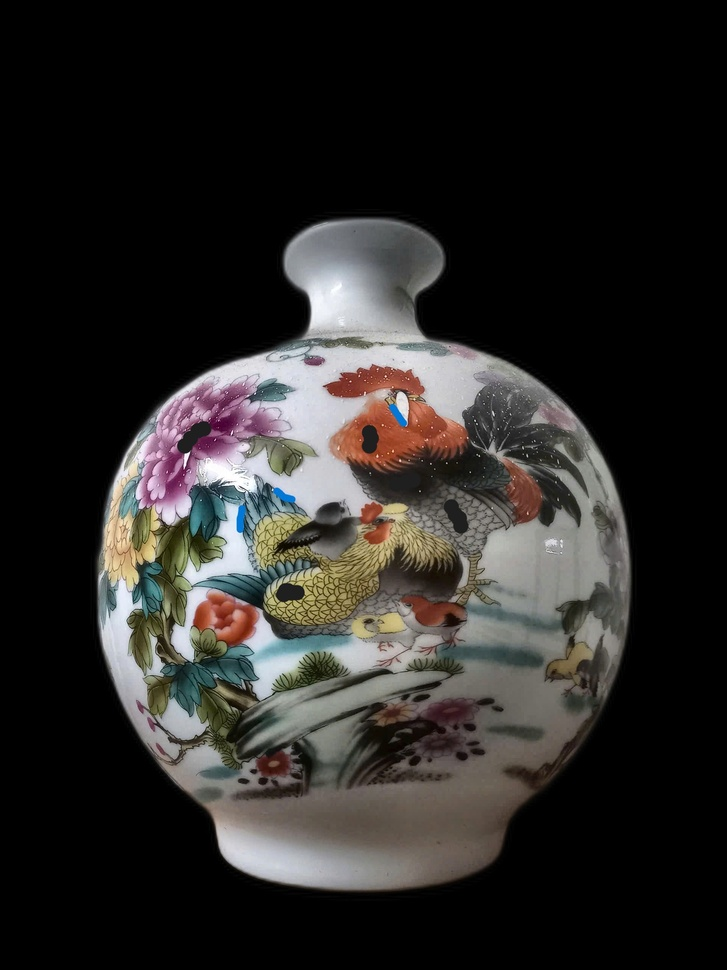
#> input picture Module4-main/image-damage-detection/images/16.jpg, 727 x 970 px, shrunk from 1920 x 2560 before the run, found by its file name
$ python find_large_ink_spots.py
#> lines starting #> are read from the running program, lines starting #| are printed output that depends on the picture; after the words box and inside, x2 and y2 are one past the last pixel; in counts of white or black regions, pixels touching at a corner belong together
import cv2
import numpy as np
import os

PROJECT_ROOT = r"C:\Users\Admin\Documents\Module4-main\Module4-main\image-damage-detection"
ret_bgr = cv2.imread(os.path.join(PROJECT_ROOT, "images", "16.jpg"))
#> ret_bgr is the input picture: shape (970, 727, 3); mean B, G, R 38.8, 40.8, 42.9
prod_bgr = cv2.imread(os.path.join(PROJECT_ROOT, "images", "1.jpg"))
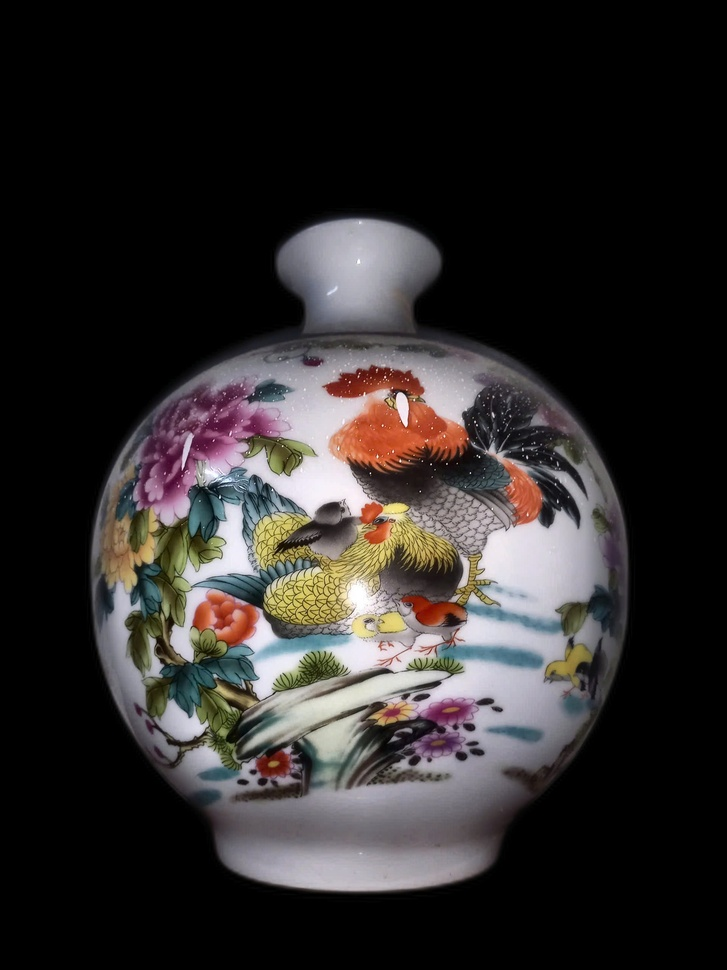
#> input picture Module4-main/image-damage-detection/images/1.jpg, 727 x 970 px, shrunk from 1920 x 2560 before the run, found by its file name
#> prod_bgr is the input picture: shape (970, 727, 3); mean B, G, R 42.2, 42.9, 46.4
artifact_dir = r"C:\Users\Admin\.gemini\antigravity\brain\d4e14bb1-53b4-4214-92b9-70b8003c37fd"

# Let's find all regions where 16.jpg is very dark (< 50) and 1.jpg is much brighter (> 90)
# on the full resolution 2560x1920
# First align roughly or use registration
ret_gray = cv2.cvtColor(ret_bgr, cv2.COLOR_BGR2GRAY)
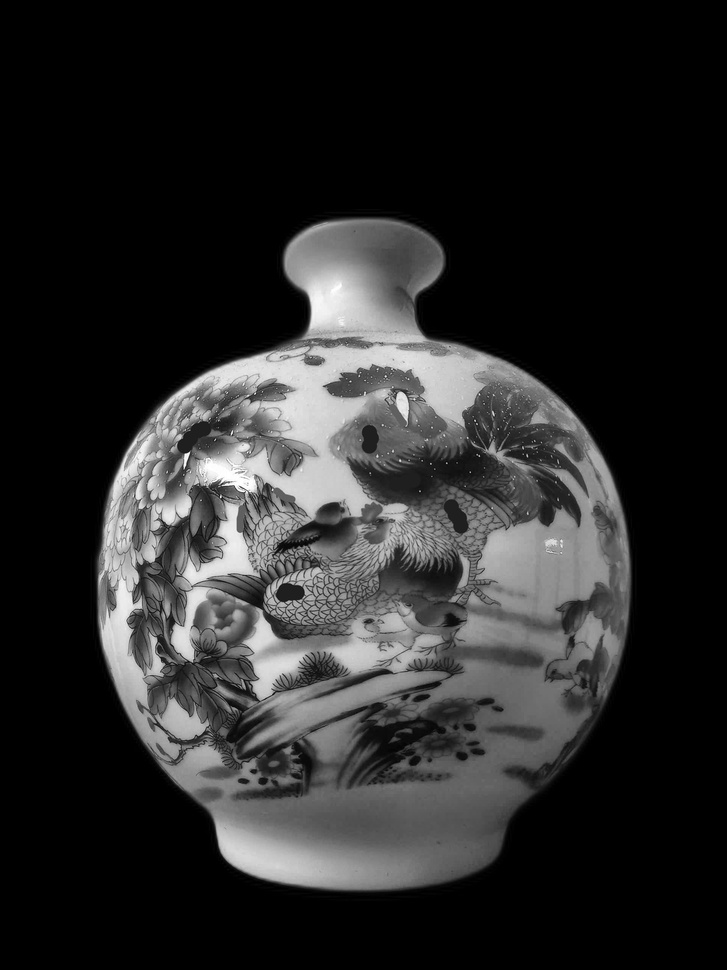
#> ret_gray: shape (970, 727); min 0, max 255, mean 41.2
prod_gray = cv2.cvtColor(prod_bgr, cv2.COLOR_BGR2GRAY)
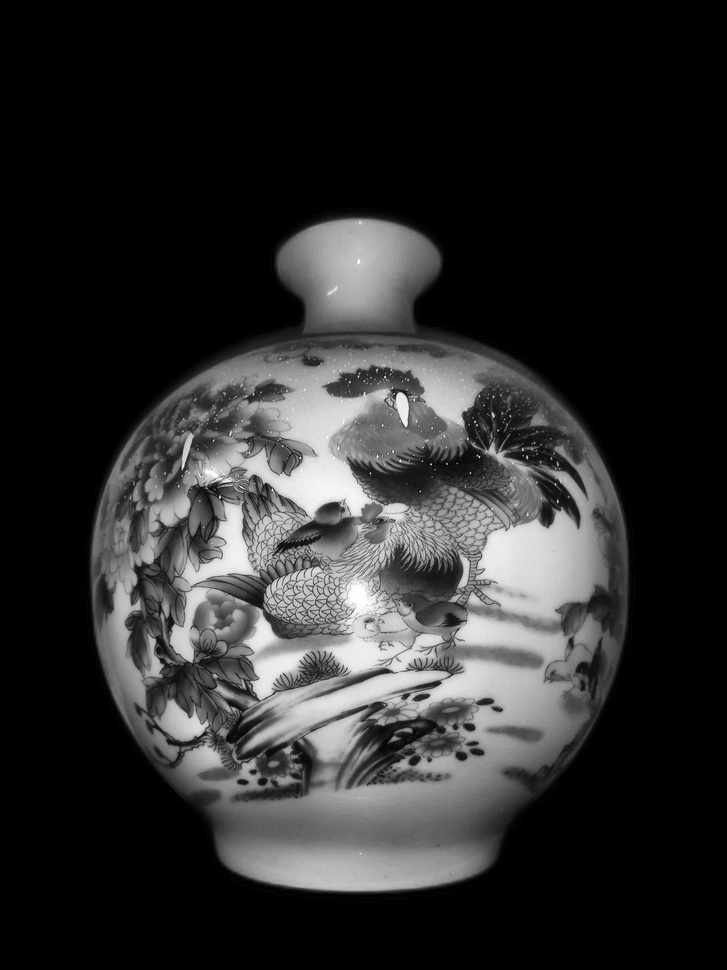
#> prod_gray: shape (970, 727); min 0, max 255, mean 43.9

# Dark spots on Return that are NOT naturally dark in Product:
# In 16.jpg, find connected components of ret_gray < 50
dark_cand = (ret_gray < 50)
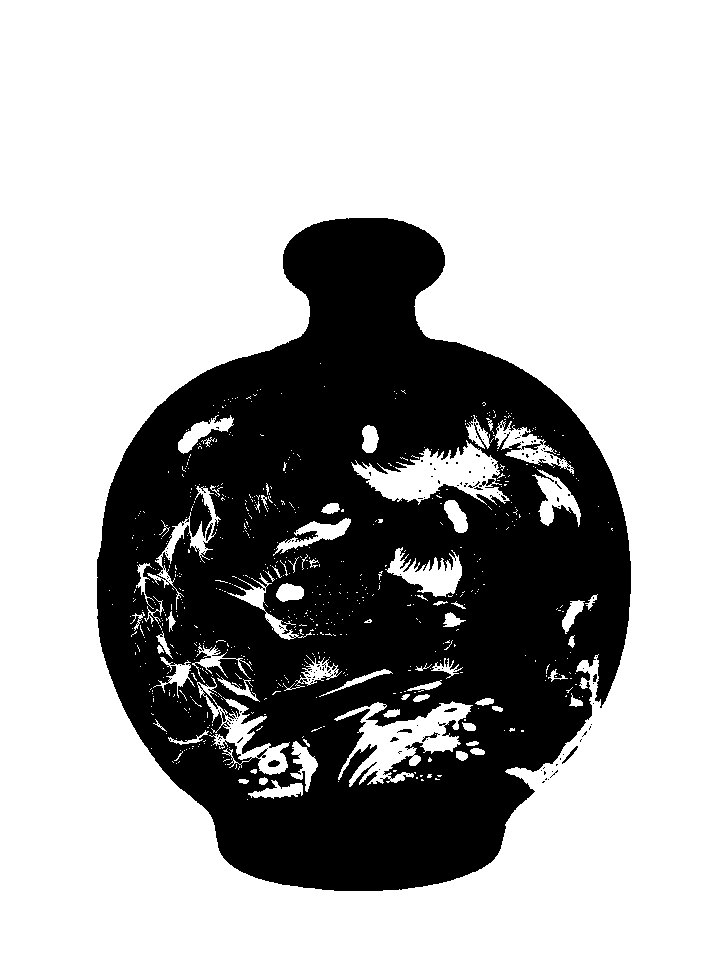
#> dark_cand: shape (970, 727) bool; 68.9% white; 132 black regions (122 under 20 px), largest, box (x1, y1, x2, y2) and area: (97, 218, 631, 891) 218825, (268, 760, 280, 767) 62, (562, 746, 578, 764) 60
k = cv2.getStructuringElement(cv2.MORPH_ELLIPSE, (7, 7))
dark_clean = cv2.morphologyEx(dark_cand.astype(np.uint8) * 255, cv2.MORPH_OPEN, k)
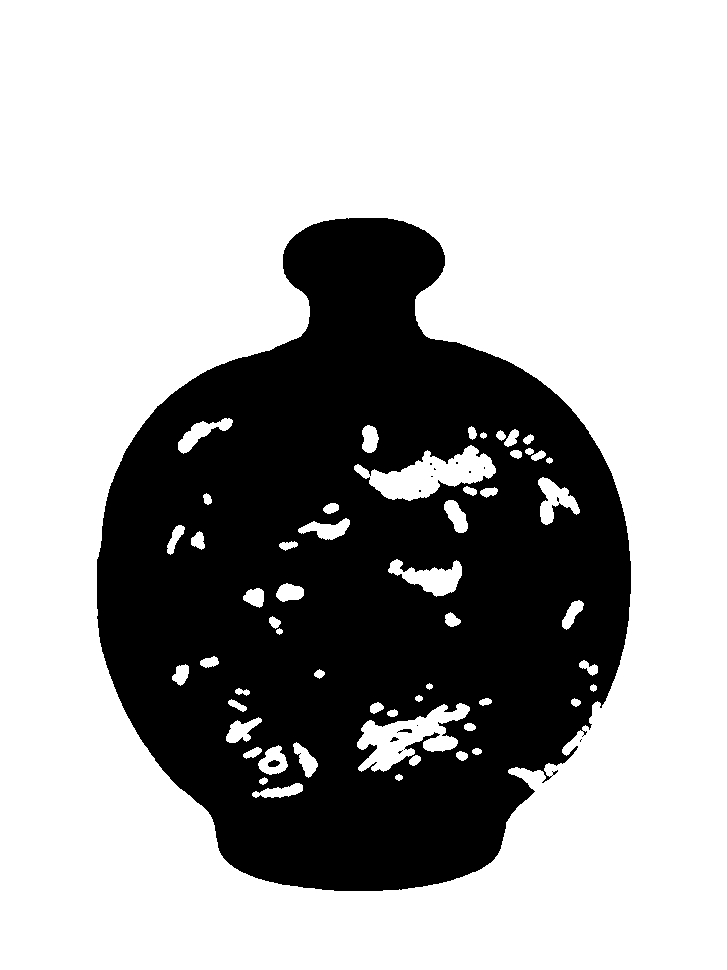
#> dark_clean: shape (970, 727); 67.2% white; 15 black regions (11 under 20 px), largest, box (x1, y1, x2, y2) and area: (97, 218, 631, 891) 231205, (268, 760, 280, 767) 62, (397, 729, 412, 733) 39, (390, 737, 399, 742) 25

num_lbl, lbls, stats, centroids = cv2.connectedComponentsWithStats(dark_clean)
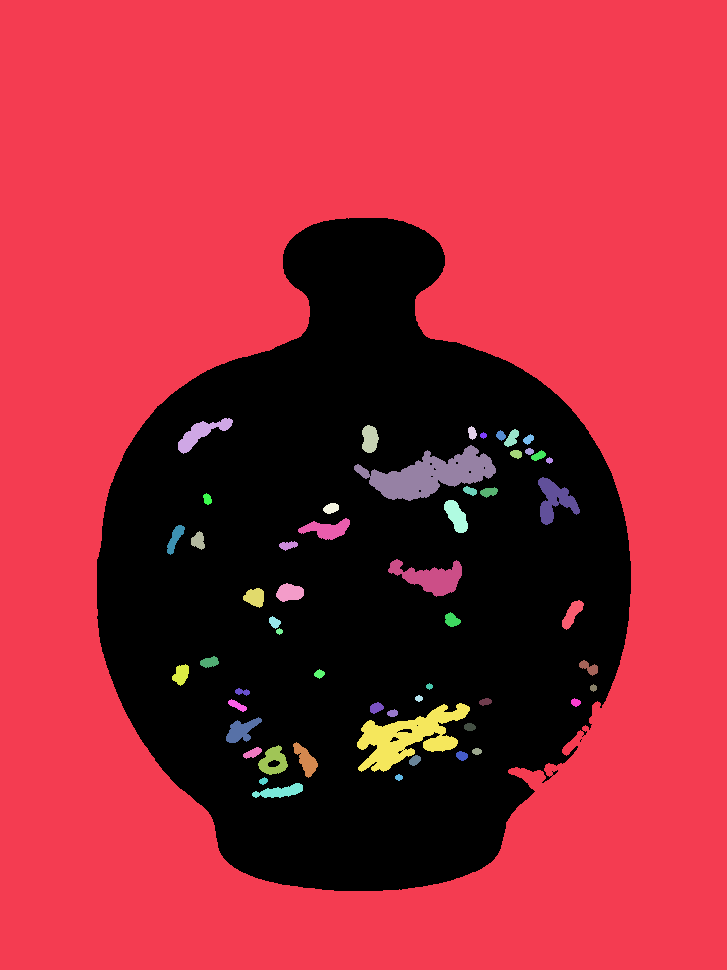
#> lbls: shape (970, 727) int32; 56 distinct labels, from 0 to 55; one colour per label, 0 black
#> num_lbl = 56; stats = 56 rows, first 6: [97, 218, 534, 673, 231374], [0, 0, 727, 970, 455473], [178, 418, 55, 36, 719], [362, 425, 17, 28, 368], [468, 426, 9, 14, 88], [504, 429, 15, 18, 158]; centroids = 56 pairs, first value 174.7 to 593, second value 431 to 791.2
print(f"Total dark components: {num_lbl - 1}")
#| Total dark components: 55

crops = []
idx = 0
for l in range(1, num_lbl):
    area = stats[l, cv2.CC_STAT_AREA]
    if area > 1000:  # The drawn ink spots are large, > 1000 pixels on 2560x1920!
        x = stats[l, cv2.CC_STAT_LEFT]
        y = stats[l, cv2.CC_STAT_TOP]
        w = stats[l, cv2.CC_STAT_WIDTH]
        h = stats[l, cv2.CC_STAT_HEIGHT]
        cx, cy = centroids[l]

        # Check if Product at this location is bright
        # (on rooster's tail, Product is also dark; on ink spots, Product is bright feathers/flowers!)
        pad = 40
        y1, y2 = max(0, y - pad), min(ret_bgr.shape[0], y + h + pad)
        x1, x2 = max(0, x - pad), min(ret_bgr.shape[1], x + w + pad)

        crop_ret = ret_bgr[y1:y2, x1:x2]
        crop_prod = prod_bgr[y1:y2, x1:x2]
        mean_p_crop = np.mean(prod_gray[y1:y2, x1:x2])
        mean_r_spot = np.mean(ret_gray[y:y+h, x:x+w])

        print(f"Candidate #{idx}: Area={area}, BBox=({x}, {y}, {w}, {h}), Centroid=({cx:.1f}, {cy:.1f}), Mean R spot={mean_r_spot:.1f}, Mean P region={mean_p_crop:.1f}")

        out_crop = os.path.join(artifact_dir, f"spot_candidate_{idx}.jpg")
        cv2.imwrite(out_crop, crop_ret)
        idx += 1
#> this loop made 55 passes
#> (area, x, y, w, h, cx, cy, y1) on passes 1, 9, 24, 43: (455473, 0, 0, 727, 970, 363.7, 431, 0), (3746, 354, 445, 142, 56, 430.1, 474.6, 405), (1383, 388, 559, 74, 38, 430.3, 577.2, 519), (3509, 357, 703, 113, 69, 407.7, 736.8, 663)
#> area on passes 2 to 7: 719, 368, 88, 158, 71, 33
#| Candidate #0: Area=455473, BBox=(0, 0, 727, 970), Centroid=(363.7, 431.0), Mean R spot=41.2, Mean P region=43.9
#| Candidate #1: Area=3746, BBox=(354, 445, 142, 56), Centroid=(430.1, 474.6), Mean R spot=55.9, Mean P region=116.7
#| Candidate #2: Area=1383, BBox=(388, 559, 74, 38), Centroid=(430.3, 577.2), Mean R spot=49.7, Mean P region=140.0
#| Candidate #3: Area=3509, BBox=(357, 703, 113, 69), Centroid=(407.7, 736.8), Mean R spot=47.4, Mean P region=131.1
#> after the loop, idx = 4
